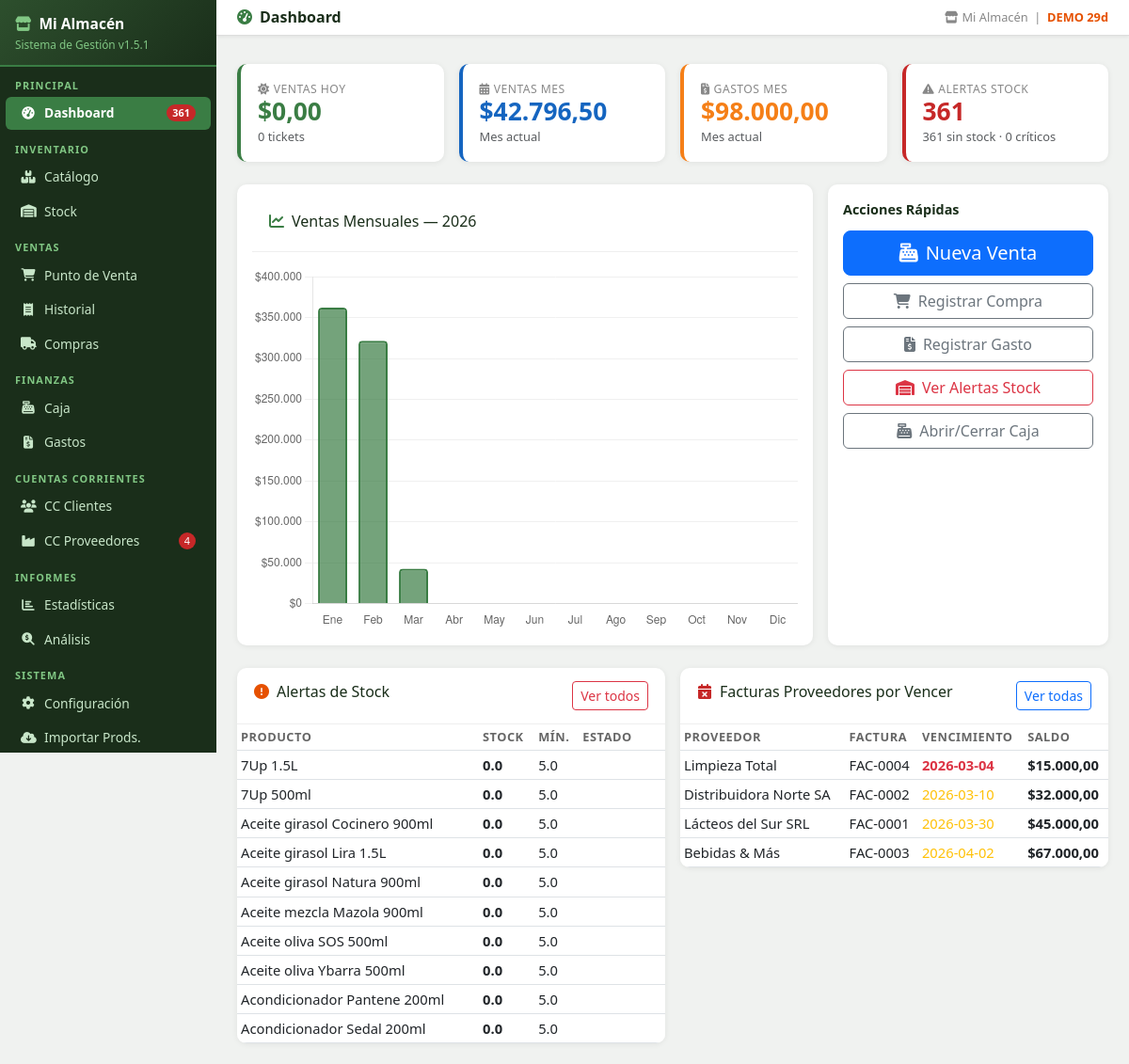
Page / (signed in) on the committed database.
### tables this page shows
CREATE TABLE config (
            clave TEXT PRIMARY KEY,
            valor TEXT
        );

CREATE TABLE stock (
            id INTEGER PRIMARY KEY AUTOINCREMENT,
            producto_id INTEGER UNIQUE REFERENCES productos(id) ON DELETE CASCADE,
            stock_actual REAL DEFAULT 0,
            stock_minimo REAL DEFAULT 5,
            stock_maximo REAL DEFAULT 50,
            ultimo_ingreso TEXT DEFAULT '',
            proveedor_habitual TEXT DEFAULT ''
        );

CREATE TABLE productos (
            id INTEGER PRIMARY KEY AUTOINCREMENT,
            codigo_interno TEXT UNIQUE NOT NULL,
            codigo_barras TEXT DEFAULT '',
            descripcion TEXT NOT NULL,
            marca TEXT DEFAULT '',
            categoria TEXT DEFAULT '',
            unidad TEXT DEFAULT 'Unidad',
            por_peso INTEGER DEFAULT 0,
            costo REAL DEFAULT 0,
            precio_venta REAL DEFAULT 0,
            iva TEXT DEFAULT '21%',
            activo INTEGER DEFAULT 1,
            created_at TEXT DEFAULT CURRENT_TIMESTAMP
        );

CREATE TABLE facturas_proveedores (
            id INTEGER PRIMARY KEY AUTOINCREMENT,
            proveedor_id INTEGER REFERENCES proveedores(id),
            numero_factura TEXT DEFAULT '',
            fecha TEXT,
            fecha_vencimiento TEXT,
            importe REAL DEFAULT 0,
            pagado REAL DEFAULT 0,
            observaciones TEXT DEFAULT ''
        );

CREATE TABLE proveedores (
            id INTEGER PRIMARY KEY AUTOINCREMENT,
            codigo TEXT UNIQUE,
            nombre TEXT NOT NULL,
            cuit TEXT DEFAULT '',
            telefono TEXT DEFAULT '',
            email TEXT DEFAULT '',
            dias_credito INTEGER DEFAULT 30,
            activo INTEGER DEFAULT 1
        );

### app.py (the view)
@app.route('/')
@login_required
def dashboard():
    kpis = db.get_dashboard_kpis()
    ventas_mes_data = db.get_ventas_por_mes()
    meses_labels = ['Ene','Feb','Mar','Abr','May','Jun','Jul','Ago','Sep','Oct','Nov','Dic']
    ventas_chart = [ventas_mes_data.get(m, {}).get('total', 0) for m in range(1, 13)]
    alertas_stock = db.get_stock_full(alerta_only=True)
    facturas_venc = db.q("""SELECT fp.*,p.nombre as prov FROM facturas_proveedores fp
        JOIN proveedores p ON p.id=fp.proveedor_id
        WHERE fp.fecha_vencimiento<=date('now','+30 days') AND fp.importe>fp.pagado
        ORDER BY fp.fecha_vencimiento LIMIT 5""")
    return render_template('dashboard.html',
        kpis=kpis, ventas_chart=json.dumps(ventas_chart),
        meses_labels=json.dumps(meses_labels),
        alertas_stock=alertas_stock[:10],
        facturas_venc=facturas_venc)

### app.py (called while the page is built)
def login_required(f):
    @wraps(f)
    def decorated(*args, **kwargs):
        if 'user' not in session:
            flash('⚠ Debés iniciar sesión para acceder.', 'warning')
            return redirect(url_for('login', next=request.path))
        return f(*args, **kwargs)
    return decorated

@app.before_request
def before():
    global _scheduler_started
    db.init_db()
    if not _scheduler_started:
        _scheduler_started = True
        iniciar_backup_scheduler()
    public = {'/login', '/static'}
    if any(request.path.startswith(p) for p in public):
        return
    if request.path == '/favicon.ico':
        return
    if 'user' in session:
        try:
            inv_at = db.get_config().get('sessions_invalidated_at', '')
            login_at = session.get('login_date', '')
            if inv_at and login_at and login_at < inv_at:
                session.clear()
        except Exception:
            pass
    if 'user' not in session and request.endpoint not in ('login', 'apagar_rapido', 'static', None):
        return redirect(url_for('login', next=request.path))

def fmt_ars(v):
    try:
        return f"${float(v):,.2f}".replace(',','X').replace('.',',').replace('X','.')
    except:
        return "$0,00"

### database.py (called while the page is built, shortened)
def get_conn():
    conn = sqlite3.connect(DB_PATH)
    conn.row_factory = sqlite3.Row
    conn.execute("PRAGMA foreign_keys = ON")
    return conn

def q(sql, params=(), fetchall=True, fetchone=False, commit=False):
    conn = get_conn()
    try:
        c = conn.cursor()
        c.execute(sql, params)
        if commit:
            conn.commit()
            return c.lastrowid
        if fetchone:
            return c.fetchone()
        if fetchall:
            return c.fetchall()
    finally:
        conn.close()

def init_db():
    global _db_initialized
    if _db_initialized:
        return

def get_config():
    rows = q("SELECT clave, valor FROM config")
    return {r['clave']: r['valor'] for r in rows}

def get_ventas_por_mes(year=None):
    if not year:
        year = date.today().year
    rows = q("""SELECT strftime('%m',fecha) as mes,
                ROUND(SUM(total),2) as total,
                COUNT(DISTINCT id) as tickets
                FROM ventas WHERE strftime('%Y',fecha)=? GROUP BY mes ORDER BY mes""",
             (str(year),))
    result = {}
    for r in rows:
        result[int(r['mes'])] = {'total': r['total'], 'tickets': r['tickets']}
    return result

### templates/dashboard.html (shortened to what this page needs)
{% extends 'base.html' %}
{% block page_title %}<i class="fas fa-tachometer-alt me-2" style="color:#3a7d44"></i>Dashboard{% endblock %}
{% block content %}
<div class="row g-3 mb-4">
  <div class="col-sm-6 col-lg-3">
    <div class="kpi-card">
      <div class="kpi-lbl"><i class="fas fa-sun me-1"></i>Ventas Hoy</div>
      <div class="kpi-val">{{ fmt_ars(kpis.ventas_hoy) }}</div>
      <small class="text-muted">{{ kpis.tickets_hoy }} tickets</small>
    </div>
  </div>
  <div class="col-sm-6 col-lg-3">
    <div class="kpi-card blue">
      <div class="kpi-lbl"><i class="fas fa-calendar-alt me-1"></i>Ventas Mes</div>
      <div class="kpi-val">{{ fmt_ars(kpis.ventas_mes) }}</div>
      <small class="text-muted">Mes actual</small>
    </div>
  </div>
  <div class="col-sm-6 col-lg-3">
    <div class="kpi-card orange">
      <div class="kpi-lbl"><i class="fas fa-file-invoice-dollar me-1"></i>Gastos Mes</div>
      <div class="kpi-val">{{ fmt_ars(kpis.gastos_mes) }}</div>
      <small class="text-muted">Mes actual</small>
    </div>
  </div>
  <div class="col-sm-6 col-lg-3">
    <div class="kpi-card {% if kpis.sin_stock > 0 %}red{% endif %}">
      <div class="kpi-lbl"><i class="fas fa-exclamation-triangle me-1"></i>Alertas Stock</div>
      <div class="kpi-val">{{ kpis.sin_stock + kpis.stock_critico }}</div>
      <small class="text-muted">{{ kpis.sin_stock }} sin stock · {{ kpis.stock_critico }} críticos</small>
    </div>
  </div>
</div>
<div class="row g-3 mb-4">
  <div class="col-lg-8">
    <div class="table-card p-3">
      <div class="tc-header mb-3">
        <h6><i class="fas fa-chart-line me-2" style="color:#3a7d44"></i>Ventas Mensuales — {{ today()[:4] }}</h6>
      </div>
      <canvas id="ventasChart" height="200"></canvas>
    </div>
  </div>
  <div class="col-lg-4">
    <div class="table-card p-3 h-100">
      <div class="section-title">Acciones Rápidas</div>
      <div class="d-grid gap-2">
        <a href="/venta" class="btn btn-primary btn-lg">
          <i class="fas fa-cash-register me-2"></i>Nueva Venta
        </a>
        <a href="/compras" class="btn btn-outline-secondary">
          <i class="fas fa-shopping-cart me-2"></i>Registrar Compra
        </a>
        <a href="/gastos" class="btn btn-outline-secondary">
          <i class="fas fa-file-invoice-dollar me-2"></i>Registrar Gasto
        </a>
        <a href="/stock?alerta=1" class="btn btn-outline-danger">
          <i class="fas fa-warehouse me-2"></i>Ver Alertas Stock
        </a>
        <a href="/caja" class="btn btn-outline-secondary">
          <i class="fas fa-cash-register me-2"></i>Abrir/Cerrar Caja
        </a>
      </div>
    </div>
  </div>
</div>
<div class="row g-3">
  <div class="col-lg-6">
    <div class="table-card">
      <div class="tc-header">
        <h6><i class="fas fa-exclamation-circle me-2" style="color:#e65100"></i>Alertas de Stock</h6>
        <a href="/stock?alerta=1" class="ms-auto btn btn-sm btn-outline-danger">Ver todos</a>
      </div>
      <div class="table-responsive">
        <table class="table table-sm mb-0">
          <thead><tr><th>Producto</th><th>Stock</th><th>Mín.</th><th>Estado</th></tr></thead>
          <tbody>
          {% for r in alertas_stock %}
            <tr>
              <td>{{ r.descripcion }}</td>
              <td><strong>{{ r.stock_actual }}</strong></td>
              <td>{{ r.stock_minimo }}</td>
              <td>
                {% if r.estado=='SIN STOCK' %}<span class="badge badge-sinstock">SIN STOCK</span>
                {% elif r.estado=='CRITICO' %}<span class="badge badge-critico">CRÍTICO</span>
                {% else %}<span class="badge badge-bajo">BAJO</span>{% endif %}
              </td>
            </tr>
          {% else %}
            <tr><td colspan="4" class="text-center text-success py-3">
              <i class="fas fa-check-circle"></i> Stock en buen estado
            </td></tr>
          {% endfor %}
          </tbody>
        </table>
      </div>
    </div>
  </div>
  <div class="col-lg-6">
    <div class="table-card">
      <div class="tc-header">
        <h6><i class="fas fa-calendar-times me-2" style="color:#c62828"></i>Facturas Proveedores por Vencer</h6>
        <a href="/cc_proveedores" class="ms-auto btn btn-sm btn-outline-primary">Ver todas</a>
      </div>
      <div class="table-responsive">
        <table class="table table-sm mb-0">
          <thead><tr><th>Proveedor</th><th>Factura</th><th>Vencimiento</th><th>Saldo</th></tr></thead>
          <tbody>
          {% for f in facturas_venc %}
            <tr>
              <td>{{ f.prov }}</td>
              <td>{{ f.numero_factura }}</td>
              <td>
                <span class="{% if f.fecha_vencimiento < today() %}text-danger fw-bold{% else %}text-warning{% endif %}">
                  {{ f.fecha_vencimiento }}
                </span>
              </td>
              <td class="fw-bold">{{ fmt_ars(f.importe - f.pagado) }}</td>
            </tr>
          {% else %}
            <tr><td colspan="4" class="text-center text-success py-3">
              <i class="fas fa-check-circle"></i> Sin facturas pendientes
            </td></tr>
          {% endfor %}
          </tbody>
        </table>
      </div>
    </div>
  </div>
</div>
{% endblock %}
{% block scripts %}
<script>
const ctx = document.getElementById('ventasChart').getContext('2d');
new Chart(ctx, {
  type:'bar',
  data:{
    labels: {{ meses_labels|safe }},
    datasets:[{
      label:'Ventas ($)',
      data: {{ ventas_chart|safe }},
      backgroundColor:'rgba(58,125,68,0.7)',
      borderColor:'rgba(58,125,68,1)',
      borderWidth:2,
      borderRadius:4,
    }]
  },
  options:{
    responsive:true,
    plugins:{legend:{display:false}},
    scales:{
      y:{ticks:{callback:v=>'$'+v.toLocaleString('es-AR')},grid:{color:'#f0f0f0'}},
      x:{grid:{display:false}}
    }
  }
});
</script>
{% endblock %}

### templates/base.html (shortened to what this page needs)
<!DOCTYPE html>
<html lang="es">
<head>
<link href="https://cdn.jsdelivr.net/npm/bootstrap@5.3.0/dist/css/bootstrap.min.css" rel="stylesheet">
<link href="https://cdnjs.cloudflare.com/ajax/libs/font-awesome/6.4.0/css/all.min.css" rel="stylesheet">
</head>
<body>
<div id="sidebar">
  <div class="logo">
    <h5><i class="fas fa-store me-2" style="color:#81c784"></i>{{ cfg_nombre or 'Mi Almacén' }}</h5>
    <small>Sistema de Gestión v{{ app_version }}</small>
  </div>
  <div class="nav-label">Principal</div>
  <a href="/" class="nav-link {% if request.path == '/' %}active{% endif %}">
    <i class="fas fa-tachometer-alt"></i> Dashboard
    {% if alertas_sidebar and (alertas_sidebar.sin_stock + alertas_sidebar.critico) > 0 %}
      <span class="badge-alert">{{ alertas_sidebar.sin_stock + alertas_sidebar.critico }}</span>
    {% endif %}
  </a>
  <div class="nav-label">Inventario</div>
  <a href="/productos" class="nav-link {% if '/productos' in request.path and '/importar' not in request.path %}active{% endif %}">
    <i class="fas fa-boxes"></i> Catálogo
  </a>
  <a href="/stock" class="nav-link {% if '/stock' in request.path %}active{% endif %}">
    <i class="fas fa-warehouse"></i> Stock
  </a>
  <div class="nav-label">Ventas</div>
  <a href="/punto_venta" class="nav-link {% if '/punto_venta' in request.path %}active{% endif %}">
    <i class="fas fa-shopping-cart"></i> Punto de Venta
  </a>
  <a href="/historial" class="nav-link {% if '/historial' in request.path %}active{% endif %}">
    <i class="fas fa-receipt"></i> Historial
  </a>
  <a href="/compras" class="nav-link {% if '/compras' in request.path %}active{% endif %}">
    <i class="fas fa-truck"></i> Compras
  </a>
  <div class="nav-label">Finanzas</div>
  <a href="/caja" class="nav-link {% if '/caja' in request.path %}active{% endif %}">
    <i class="fas fa-cash-register"></i> Caja
  </a>
  <a href="/gastos" class="nav-link {% if '/gastos' in request.path %}active{% endif %}">
    <i class="fas fa-file-invoice-dollar"></i> Gastos
  </a>
  <div class="nav-label">Cuentas Corrientes</div>
  <a href="/cc_clientes" class="nav-link {% if '/cc_clientes' in request.path %}active{% endif %}">
    <i class="fas fa-users"></i> CC Clientes
  </a>
  <a href="/cc_proveedores" class="nav-link {% if '/cc_proveedores' in request.path %}active{% endif %}">
    <i class="fas fa-industry"></i> CC Proveedores
    {% if alertas_sidebar and alertas_sidebar.facturas_por_vencer > 0 %}
      <span class="badge-alert">{{ alertas_sidebar.facturas_por_vencer }}</span>
    {% endif %}
  </a>
  <div class="nav-label">Informes</div>
  <a href="/estadisticas" class="nav-link {% if '/estadisticas' in request.path %}active{% endif %}">
    <i class="fas fa-chart-bar"></i> Estadísticas
  </a>
  <a href="/analisis" class="nav-link {% if '/analisis' in request.path %}active{% endif %}">
    <i class="fas fa-search-dollar"></i> Análisis
  </a>
  <div class="nav-label">Sistema</div>
  <a href="/config" class="nav-link {% if request.path == '/config' %}active{% endif %}">
    <i class="fas fa-cog"></i> Configuración
  </a>
  <a href="/productos/importar" class="nav-link {% if '/importar' in request.path %}active{% endif %}">
    <i class="fas fa-cloud-download-alt"></i> Importar Prods.
  </a>
</div>
<div id="main">
  <div class="topbar">
    <h4>{% block page_title %}Dashboard{% endblock %}</h4>
    <div class="tb-actions">
      <span class="meta">
        <i class="fas fa-store me-1"></i>{{ cfg_nombre or 'Mi Almacén' }}
        &nbsp;|&nbsp;
        {% if demo_status and demo_status.demo and not demo_status.vencido %}
          <span style="color:#e65100;font-weight:600;">DEMO {{ demo_status.dias_restantes }}d</span>
        {% elif demo_status and not demo_status.demo %}
          <span style="color:#2e7d32;font-weight:600;"><i class="fas fa-check-circle"></i> Licenciado</span>
        {% endif %}
      </span>
    </div>
  </div>
  <div class="px-3 pt-2">
  </div>
  <div class="content">
    {% block content %}{% endblock %}
  </div>
</div>
{% block scripts %}{% endblock %}
</body>
</html>

### rows in the picture
config: valor "Mi Almacén"
stock: descripcion "7Up 1.5L", stock_actual "0.0", stock_minimo "5.0"
stock: descripcion "7Up 500ml", stock_actual "0.0", stock_minimo "5.0"
stock: descripcion "Aceite girasol Cocinero 900ml", stock_actual "0.0", stock_minimo "5.0"
stock: descripcion "Aceite girasol Lira 1.5L", stock_actual "0.0", stock_minimo "5.0"
stock: descripcion "Aceite girasol Natura 900ml", stock_actual "0.0", stock_minimo "5.0"
stock: descripcion "Aceite mezcla Mazola 900ml", stock_actual "0.0", stock_minimo "5.0"
stock: descripcion "Aceite oliva SOS 500ml", stock_actual "0.0", stock_minimo "5.0"
stock: descripcion "Aceite oliva Ybarra 500ml", stock_actual "0.0", stock_minimo "5.0"
stock: descripcion "Acondicionador Pantene 200ml", stock_actual "0.0", stock_minimo "5.0"
stock: descripcion "Acondicionador Sedal 200ml", stock_actual "0.0", stock_minimo "5.0"
facturas_proveedores: prov "Limpieza Total", numero_factura "FAC-0004", fecha_vencimiento "2026-03-04", fmt_ars(f.importe-f.pagado) "$15.000,00"
facturas_proveedores: prov "Distribuidora Norte SA", numero_factura "FAC-0002", fecha_vencimiento "2026-03-10", fmt_ars(f.importe-f.pagado) "$32.000,00"
facturas_proveedores: prov "Lácteos del Sur SRL", numero_factura "FAC-0001", fecha_vencimiento "2026-03-30", fmt_ars(f.importe-f.pagado) "$45.000,00"
facturas_proveedores: prov "Bebidas & Más", numero_factura "FAC-0003", fecha_vencimiento "2026-04-02", fmt_ars(f.importe-f.pagado) "$67.000,00"

### other values in the picture
{{ app_version }} "1.5.1"
{{ alertas_sidebar.sin_stock + alertas_sidebar.critico }} "361"
{{ alertas_sidebar.facturas_por_vencer }} "4"
{{ demo_status.dias_restantes }} "29"
{{ fmt_ars(kpis.ventas_hoy) }} "$0,00"
{{ kpis.tickets_hoy }} "0"
{{ fmt_ars(kpis.ventas_mes) }} "$42.796,50"
{{ fmt_ars(kpis.gastos_mes) }} "$98.000,00"
{{ kpis.sin_stock + kpis.stock_critico }} "361"
{{ kpis.sin_stock }} "361"
{{ kpis.stock_critico }} "0"
chart data {{ ventas_chart|safe }} [362130.0, 321660.0, 42796.5, 0, 0, 0, 0, 0, 0, 0, 0, 0]
